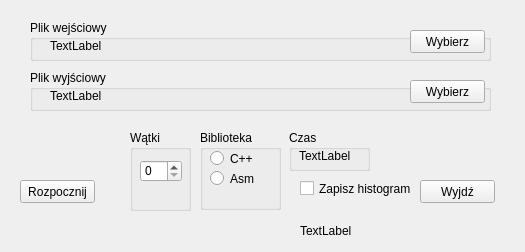
<?xml version="1.0" encoding="UTF-8"?>
<ui version="4.0">
 <class>guiClass</class>
 <widget class="QMainWindow" name="guiClass">
  <property name="geometry">
   <rect>
    <x>0</x>
    <y>0</y>
    <width>525</width>
    <height>252</height>
   </rect>
  </property>
  <property name="windowTitle">
   <string>gui</string>
  </property>
  <widget class="QWidget" name="centralWidget">
   <widget class="QPushButton" name="pushButton_start">
    <property name="geometry">
     <rect>
      <x>20</x>
      <y>180</y>
      <width>75</width>
      <height>23</height>
     </rect>
    </property>
    <property name="text">
     <string>Rozpocznij</string>
    </property>
   </widget>
   <widget class="QRadioButton" name="radioButton_cpplib">
    <property name="geometry">
     <rect>
      <x>210</x>
      <y>150</y>
      <width>82</width>
      <height>17</height>
     </rect>
    </property>
    <property name="text">
     <string>C++</string>
    </property>
   </widget>
   <widget class="QRadioButton" name="radioButton_asmlib">
    <property name="geometry">
     <rect>
      <x>210</x>
      <y>170</y>
      <width>82</width>
      <height>17</height>
     </rect>
    </property>
    <property name="text">
     <string>Asm</string>
    </property>
   </widget>
   <widget class="QPushButton" name="pushButton_exit">
    <property name="geometry">
     <rect>
      <x>420</x>
      <y>180</y>
      <width>75</width>
      <height>23</height>
     </rect>
    </property>
    <property name="text">
     <string>Wyjdź</string>
    </property>
   </widget>
   <widget class="QGroupBox" name="groupBox">
    <property name="geometry">
     <rect>
      <x>130</x>
      <y>130</y>
      <width>61</width>
      <height>81</height>
     </rect>
    </property>
    <property name="title">
     <string>Wątki</string>
    </property>
    <widget class="QSpinBox" name="spinBox_thread">
     <property name="geometry">
      <rect>
       <x>10</x>
       <y>30</y>
       <width>42</width>
       <height>22</height>
      </rect>
     </property>
    </widget>
   </widget>
   <widget class="QGroupBox" name="groupBox_2">
    <property name="geometry">
     <rect>
      <x>200</x>
      <y>130</y>
      <width>81</width>
      <height>80</height>
     </rect>
    </property>
    <property name="title">
     <string>Biblioteka</string>
    </property>
   </widget>
   <widget class="QGroupBox" name="groupBox_3">
    <property name="geometry">
     <rect>
      <x>30</x>
      <y>20</y>
      <width>461</width>
      <height>41</height>
     </rect>
    </property>
    <property name="title">
     <string>Plik wejściowy</string>
    </property>
    <widget class="QPushButton" name="pushButton_filein">
     <property name="geometry">
      <rect>
       <x>380</x>
       <y>10</y>
       <width>75</width>
       <height>23</height>
      </rect>
     </property>
     <property name="text">
      <string>Wybierz</string>
     </property>
    </widget>
    <widget class="QLabel" name="label_infile">
     <property name="geometry">
      <rect>
       <x>20</x>
       <y>15</y>
       <width>351</width>
       <height>21</height>
      </rect>
     </property>
     <property name="text">
      <string>TextLabel</string>
     </property>
    </widget>
   </widget>
   <widget class="QGroupBox" name="groupBox_4">
    <property name="geometry">
     <rect>
      <x>30</x>
      <y>70</y>
      <width>461</width>
      <height>41</height>
     </rect>
    </property>
    <property name="title">
     <string>Plik wyjściowy</string>
    </property>
    <widget class="QPushButton" name="pushButton_fileout">
     <property name="geometry">
      <rect>
       <x>380</x>
       <y>10</y>
       <width>75</width>
       <height>23</height>
      </rect>
     </property>
     <property name="text">
      <string>Wybierz</string>
     </property>
    </widget>
    <widget class="QLabel" name="label_outfile">
     <property name="geometry">
      <rect>
       <x>20</x>
       <y>15</y>
       <width>361</width>
       <height>21</height>
      </rect>
     </property>
     <property name="text">
      <string>TextLabel</string>
     </property>
    </widget>
   </widget>
   <widget class="QGroupBox" name="groupBox_5">
    <property name="geometry">
     <rect>
      <x>289</x>
      <y>130</y>
      <width>81</width>
      <height>41</height>
     </rect>
    </property>
    <property name="title">
     <string>Czas</string>
    </property>
    <widget class="QLabel" name="label_time">
     <property name="geometry">
      <rect>
       <x>10</x>
       <y>15</y>
       <width>71</width>
       <height>21</height>
      </rect>
     </property>
     <property name="text">
      <string>TextLabel</string>
     </property>
    </widget>
   </widget>
   <widget class="QCheckBox" name="checkBox_savehist">
    <property name="geometry">
     <rect>
      <x>300</x>
      <y>180</y>
      <width>111</width>
      <height>17</height>
     </rect>
    </property>
    <property name="text">
     <string>Zapisz histogram</string>
    </property>
   </widget>
   <widget class="QLabel" name="label_status">
    <property name="geometry">
     <rect>
      <x>300</x>
      <y>220</y>
      <width>151</width>
      <height>21</height>
     </rect>
    </property>
    <property name="text">
     <string>TextLabel</string>
    </property>
   </widget>
   <zorder>groupBox</zorder>
   <zorder>groupBox_5</zorder>
   <zorder>groupBox_2</zorder>
   <zorder>pushButton_start</zorder>
   <zorder>radioButton_cpplib</zorder>
   <zorder>radioButton_asmlib</zorder>
   <zorder>pushButton_exit</zorder>
   <zorder>groupBox_3</zorder>
   <zorder>groupBox_4</zorder>
   <zorder>checkBox_savehist</zorder>
   <zorder>label_status</zorder>
  </widget>
 </widget>
 <layoutdefault spacing="6" margin="11"/>
 <resources>
  <include location="gui.qrc"/>
 </resources>
 <connections/>
</ui>
